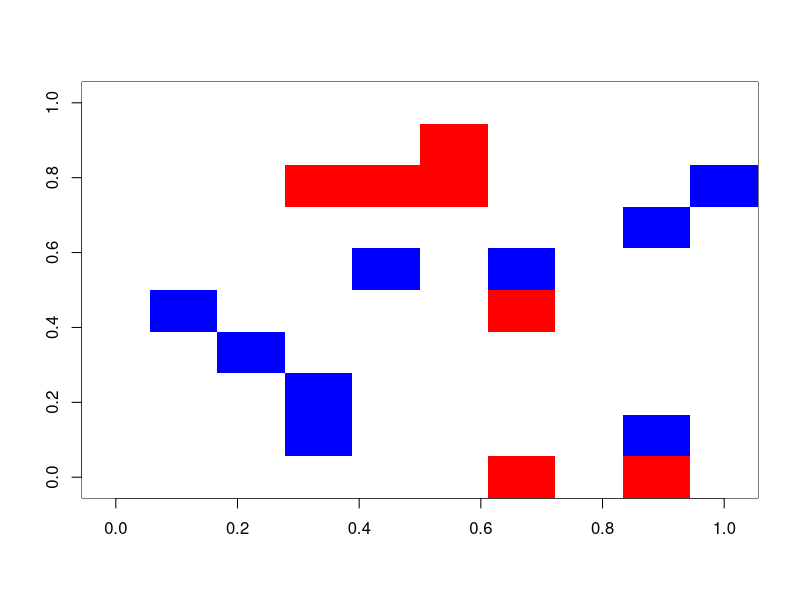
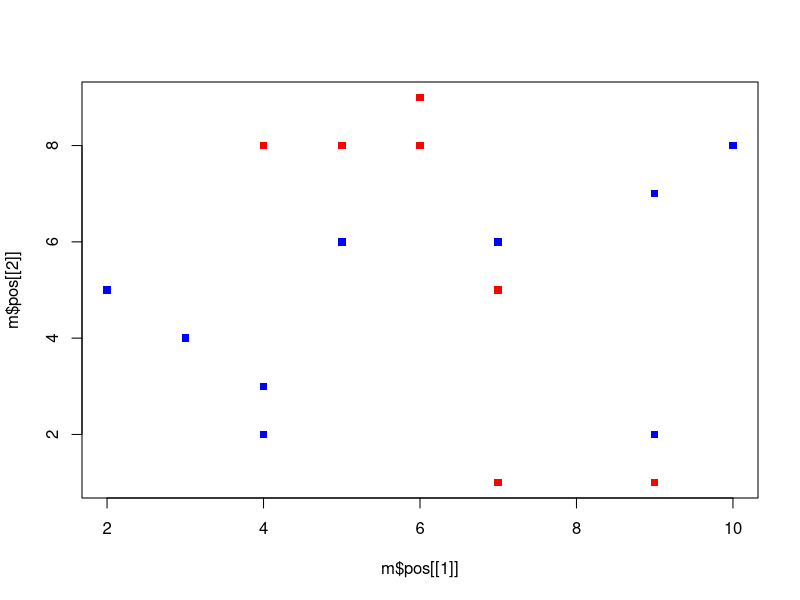
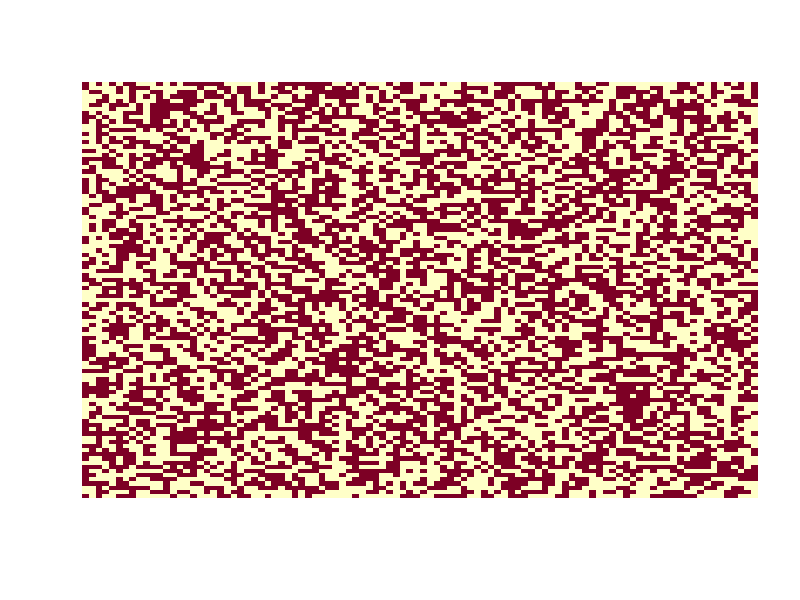
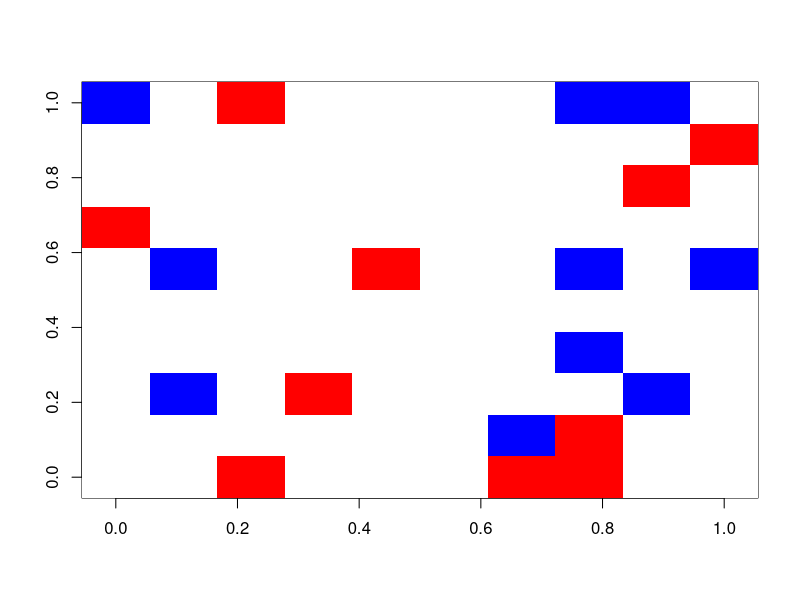

The R script that drew these images, in order:
# STA135 - HW02 - BML traffic model
# 20130125 - Hugh Crockford

# build area and populate

# this version can have cars in same position!!!

buildMap = function(p,pc=0.5,r=100,c=100){ 	# p - percent covered, pc = percent red.
	if( p>1 | p<0){
		print("invalid p")
	}
	n 	= r * c * p
	nred 	= n * pc
	nblue 	= n * (1 - pc)
	dimcar 	= c(r,c,p,n,pc,nred,nblue)
	nom=c("rows","column","pc_covered","n_cars","pc_red","n_red","n_blue")
	names(dimcar) = nom	
	pos 	= data.frame(x = sample(1:c,n,replace = TRUE), y = sample(1:r,n, replace = TRUE), col = rep(c(1,2),c(nred,nblue)))
	cars = list("dim" = dimcar, "pos" = pos)
	#	class(cars) = Bmap
	return(cars)
}	

m = buildMap(.2,.5,10,10)

# put this inside plot.bml?

grid = matrix(0,m$dim["rows"],m$dim["column"])
grid[ as.matrix(m$pos[m$pos["col"] == 1 ,c("x","y") ])] = 1
grid[ as.matrix(m$pos[m$pos["col"] == 2 ,c("x","y") ])] = 2
image(grid,col=c("white","red","blue"))



setClass("bml",representation(dim="numeric",pos="data.frame"))
class(m) = "bml"

plot(m$pos[[1]],m$pos[[2]], col = c("red","blue")[m$pos[[3]]],pch=15)

plot.bml = function(x){

}

# try to get whole image scaled on size - 
# dev.new and X11.options in plot call.
# pixels/inch?

# develop class and plot.method



# move cars

############################3
# try as matrix
###############################

m = matrix(sample(0:1,10000,replace = TRUE),100,100)
image(m,axes = FALSE)

buildMap = function(p,pc=0.5,r=100,c=100){ 	# p - percent covered, pc = percent red.
	n = r*c 	#total number spaces
	ncars = p*n
	cars = sample(1:n, ncars, replace = TRUE)	# where to put cars
	map = rep(0,n)
	map[cars] = sample(c(1,2),replace = TRUE)
	m = matrix(map,r,c)
	return(m)
}
	

####### alt method to chose where cars go - cannot repeat same car.
map = function(p,pc,r,c){
	n = p * r * c
	nred = n*pc
	nblue 	= n * (1 - pc)
	dimcar 	= c(r,c,p,n,pc,nred,nblue)
	nom=c("rows","column","pc_covered","n_cars","pc_red","n_red","n_blue")
	names(dimcar) = nom	
	all = data.frame(x=rep(1:r,each = c),y=1:c)
	pos = all[sample(1:(r*c),n),]
	pos$col = c(rep(1,nred),rep(2,nblue))
	cars = list("dim" = dimcar, "pos" = pos)
	class(cars) = "bml"
	return(cars)
}


m = map(.2,.5,10,10)

plot.bml = function(m){
	grid = matrix(0,m$dim["rows"],m$dim["column"])
	grid[ as.matrix(m$pos[m$pos["col"] == 1 ,c("x","y") ])] = 1
	grid[ as.matrix(m$pos[m$pos["col"] == 2 ,c("x","y") ])] = 2
	image(grid,col=c("white","red","blue"))
}

summary.bml = function(x){
	dim = paste("dimensions:",x$dim["rows"],"rows X ",x$dim["column"]," columns")
	n = paste("number of cars:", x$dim["n_cars"])
	p = paste("p = ",x$dim["pc_covered"])
	print(list(dim = dim,n = n,p = p))
}

plot(m)

move = function(x,t){
	q = x		# make working copy
	u = x$pos	# throw away dims
	new = u
	if(t %% 2){	# odd, move blue up. move up then check for conflicts.
		newy = u[u$col==2,]["y"]+1
		newy[newy>x$dim["rows"]]=1
		new[new$col ==2,]["y"]=newy		# update pos?
	}
	# else move red right
	if(!t %% 2){	# odd, move blue up. move up then check for conflicts.
		newx = u[u$col==2,]["x"]+1
		newx[newx>x$dim["column"]]=1
		new[new$col ==2,]["x"]=newx		# update pos?
	}
	# conflict not working.
	conflict = duplicated(rbind(x$pos[,1:2],new[,1:2]))[1:nrow(x$pos)]
	q$pos[!conflict,1:2] = new[,1:2]
	return(q)
}
